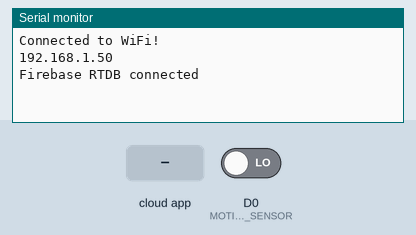
The sketch below on a simulated ESP8266 (NodeMCU). On the bench: the last lines printed to the serial monitor. Inputs (shaded band) come from the test bench; at power-on: D0 (MOTION_SENSOR) LOW. WiFi joins after 1.5 s; servers stay silent unless stated.

Above: at 2.8 s.
2.9 s: D0 (MOTION_SENSOR) driven HIGH
At 4.5 s:
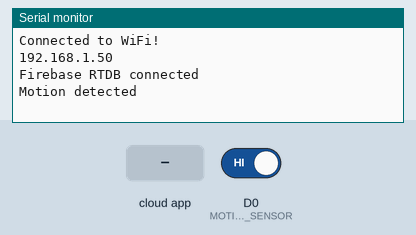
5.1 s: the phone or cloud app sets active to 0
At 5.6 s:
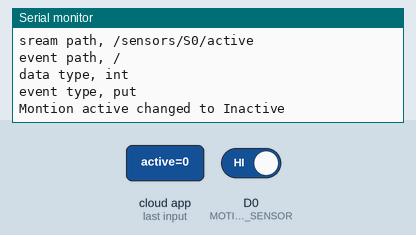
6.6 s: the phone or cloud app sets active to 1
At 8.0 s:
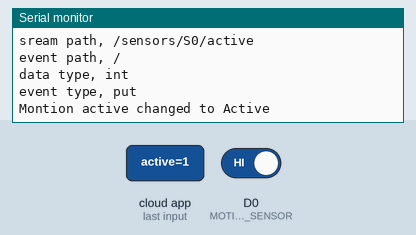

The sketch:

ESPLM35.ino
```cpp
#include <Arduino.h>
#ifdef ARDUINO_ARCH_ESP32
#include <WiFi.h>
#else
#include <ESP8266WiFi.h>
#endif

#include <Firebase_ESP_Client.h>

// Provide the RTDB payload printing info and other helper functions.
#include <addons/RTDBHelper.h>

/* Network credentials */
const char *ssid = "SSID";
const char *password = "PASSWORD";

/* If work with RTDB, define the RTDB URL and database secret */
#define DATABASE_URL "your_database_url" //<databaseName>.firebaseio.com or <databaseName>.<region>.firebasedatabase.app
#define DATABASE_SECRET "your_database_secret"

/* Define the Firebase Data object */
FirebaseData stream;
FirebaseData fbdo;

/* Define the FirebaseAuth data for authentication data */
FirebaseAuth auth;

/* Define the FirebaseConfig data for config data */
FirebaseConfig firebaseConfig;

#define LM35 A0
#define MOTION_SENSOR D0

bool motionActive = true;
bool lastMotionState = false;

void setup()
{
  Serial.begin(115200);
  pinMode(MOTION_SENSOR, INPUT);

  wifiSetup();

  firebaseSetup();
}

void loop()
{
  static unsigned long lastTimeMotion = 0;
  static unsigned long lastTimeTemperature = 0;
  static unsigned long timeDelayMotion = 1000;
  unsigned long currentTimeMotion = millis();
  unsigned long currentTimeTemperature = millis();

  if (currentTimeMotion - lastTimeMotion > timeDelayMotion && motionActive)
  {
    lastTimeMotion = currentTimeMotion;
    bool motionState = digitalRead(MOTION_SENSOR);
    if (motionState != lastMotionState)
    {
      lastMotionState = motionState;
      if (motionState)
      {
        Serial.println("Motion detected");
        Firebase.RTDB.setBool(&fbdo, "/devices/D0/state", true);
        timeDelayMotion = 15000;
      }
      else
      {
        Serial.println("Motion ended");
        Firebase.RTDB.setBool(&fbdo, "/devices/D0/state", false);
        timeDelayMotion = 1000;
      }
    }
  }

  if (currentTimeTemperature - lastTimeTemperature > (1 * 60 * 1000))
  {
    lastTimeTemperature = currentTimeTemperature;
    int anologValue = analogRead(LM35);
    float millivolts = (anologValue / 1024.0) * 3300;
    float celsius = millivolts / 10;
    Serial.print("Gados Celsius = ");
    Serial.println(celsius);
    FirebaseJson json;
    json.set("Ts/.sv", "timestamp"); // .sv is the required place holder for sever value which currently supports only string "timestamp" as a value
    json.set("temperature", celsius);

    if (Firebase.RTDB.pushJSON(&fbdo, "/sensors/S3/data", &json))
    {
      Serial.println(fbdo.dataPath());

      Serial.println(fbdo.pushName());

      Serial.println(fbdo.dataPath() + "/" + fbdo.pushName());
    }
    else
    {
      Serial.println(fbdo.errorReason());
    }
  }
}

void wifiSetup()
{
  WiFi.begin(ssid, password);

  long int StartTime = millis();
  while (WiFi.status() != WL_CONNECTED)
  {
    delay(500);
    if ((StartTime + 10000) < millis())
      break;
  }

  if (WiFi.status() == WL_CONNECTED)
  {
    Serial.println("");
    Serial.println("Connected to WiFi!");
    Serial.println(WiFi.localIP());
  }
  else
  {
    Serial.println("Connection failed");
    return;
  }
}

void firebaseSetup()
{
  /* Assign the database URL and database secret(required) */
  firebaseConfig.database_url = DATABASE_URL;
  firebaseConfig.signer.tokens.legacy_token = DATABASE_SECRET;

  Firebase.reconnectWiFi(true);

  /* Initialize the library with the Firebase authen and config */
  Firebase.begin(&firebaseConfig, &auth);

  stream.setBSSLBufferSize(2048 /* Rx in bytes, 512 - 16384 */, 512 /* Tx in bytes, 512 - 16384 */);

  if (!Firebase.RTDB.beginStream(&stream, "/sensors/S0/active"))
    Serial.printf("stream begin error, %s\n\n", stream.errorReason().c_str());

  Firebase.RTDB.setStreamCallback(&stream, streamCallback, streamTimeoutCallback);

  Serial.println("Firebase RTDB connected");
}

void streamCallback(FirebaseStream data)
{
  Serial.printf("sream path, %s\nevent path, %s\ndata type, %s\nevent type, %s\n\n",
                data.streamPath().c_str(),
                data.dataPath().c_str(),
                data.dataType().c_str(),
                data.eventType().c_str());
  printResult(data); // see addons/RTDBHelper.h
  Serial.println();

  // This is the size of stream payload received (current and max value)
  // Max payload size is the payload size under the stream path since the stream connected
  // and read once and will not update until stream reconnection takes place.
  // This max value will be zero as no payload received in case of ESP8266 which
  // BearSSL reserved Rx buffer size is less than the actual stream payload.

  motionActive = data.to<bool>();
  Serial.print("Montion active changed to ");
  Serial.println(motionActive ? "Active" : "Inactive");
}

void streamTimeoutCallback(bool timeout)
{
  if (timeout)
    Serial.println("stream timed out, resuming...\n");

  if (!stream.httpConnected())
    Serial.printf("error code: %d, reason: %s\n\n", stream.httpCode(), stream.errorReason().c_str());
}
```

Measured:
- after the input at 2.9 s, the serial monitor: prints a new line after 0.76 s (image 1)
- after the input at 5.1 s, the serial monitor: prints a new line after 0.05 s (image 2)
- after the input at 6.6 s, the serial monitor: prints a new line after 0.05 s (image 3)
